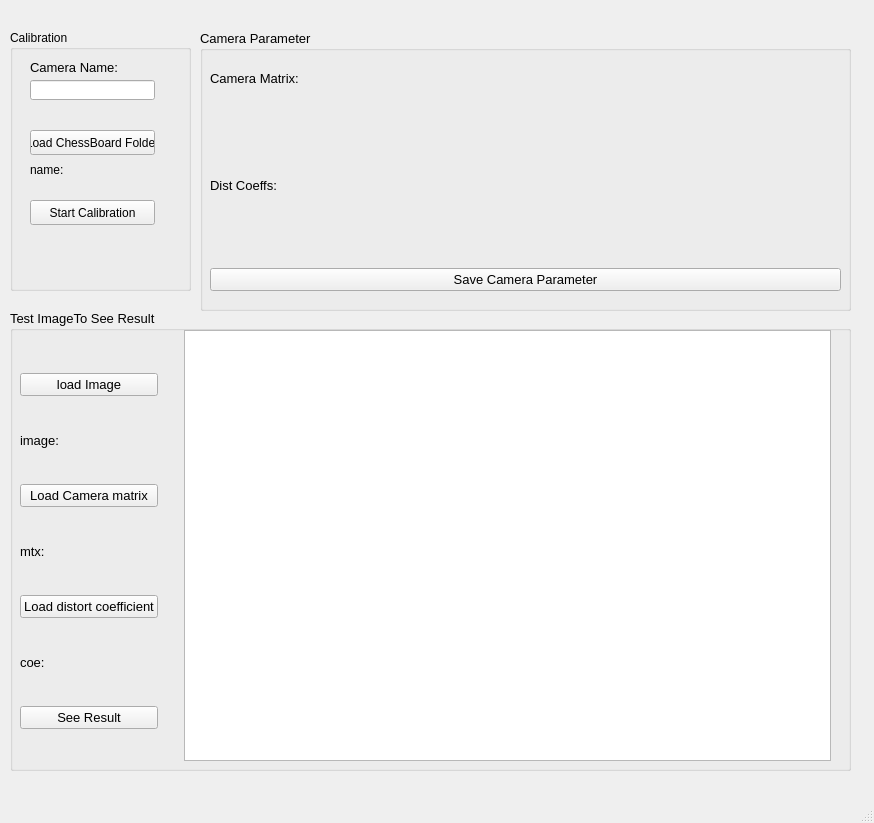
<?xml version="1.0" encoding="UTF-8"?>
<ui version="4.0">
 <class>MainWindow</class>
 <widget class="QMainWindow" name="MainWindow">
  <property name="geometry">
   <rect>
    <x>0</x>
    <y>0</y>
    <width>874</width>
    <height>823</height>
   </rect>
  </property>
  <property name="windowTitle">
   <string>MainWindow</string>
  </property>
  <widget class="QWidget" name="centralwidget">
   <widget class="QGroupBox" name="groupBox">
    <property name="geometry">
     <rect>
      <x>200</x>
      <y>30</y>
      <width>651</width>
      <height>281</height>
     </rect>
    </property>
    <property name="font">
     <font>
      <family>Arial</family>
      <pointsize>10</pointsize>
     </font>
    </property>
    <property name="title">
     <string>Camera Parameter</string>
    </property>
    <widget class="QWidget" name="verticalLayoutWidget">
     <property name="geometry">
      <rect>
       <x>10</x>
       <y>10</y>
       <width>631</width>
       <height>251</height>
      </rect>
     </property>
     <layout class="QVBoxLayout" name="verticalLayout">
      <property name="sizeConstraint">
       <enum>QLayout::SetMaximumSize</enum>
      </property>
      <property name="topMargin">
       <number>15</number>
      </property>
      <item>
       <widget class="QLabel" name="label">
        <property name="text">
         <string>Camera Matrix:</string>
        </property>
       </widget>
      </item>
      <item>
       <widget class="QLabel" name="mtx_label">
        <property name="font">
         <font>
          <family>Arial</family>
         </font>
        </property>
        <property name="text">
         <string/>
        </property>
       </widget>
      </item>
      <item>
       <widget class="QLabel" name="label_2">
        <property name="text">
         <string>Dist Coeffs:</string>
        </property>
       </widget>
      </item>
      <item>
       <widget class="QLabel" name="dist_label">
        <property name="text">
         <string/>
        </property>
       </widget>
      </item>
      <item>
       <widget class="QPushButton" name="save_btn">
        <property name="text">
         <string>Save Camera Parameter</string>
        </property>
       </widget>
      </item>
     </layout>
    </widget>
   </widget>
   <widget class="QGroupBox" name="groupBox_2">
    <property name="geometry">
     <rect>
      <x>10</x>
      <y>310</y>
      <width>841</width>
      <height>461</height>
     </rect>
    </property>
    <property name="font">
     <font>
      <family>Arial</family>
      <pointsize>10</pointsize>
      <weight>50</weight>
      <bold>false</bold>
     </font>
    </property>
    <property name="title">
     <string>Test ImageTo See Result</string>
    </property>
    <widget class="QWidget" name="horizontalLayoutWidget_3">
     <property name="geometry">
      <rect>
       <x>10</x>
       <y>20</y>
       <width>811</width>
       <height>431</height>
      </rect>
     </property>
     <layout class="QHBoxLayout" name="horizontalLayout_3">
      <property name="sizeConstraint">
       <enum>QLayout::SetNoConstraint</enum>
      </property>
      <item>
       <layout class="QVBoxLayout" name="verticalLayout_2">
        <property name="sizeConstraint">
         <enum>QLayout::SetNoConstraint</enum>
        </property>
        <property name="topMargin">
         <number>15</number>
        </property>
        <item>
         <widget class="QPushButton" name="img_btn">
          <property name="maximumSize">
           <size>
            <width>176</width>
            <height>16777215</height>
           </size>
          </property>
          <property name="text">
           <string>load Image</string>
          </property>
         </widget>
        </item>
        <item>
         <widget class="QLabel" name="img_label">
          <property name="maximumSize">
           <size>
            <width>160</width>
            <height>20</height>
           </size>
          </property>
          <property name="text">
           <string>image:</string>
          </property>
         </widget>
        </item>
        <item>
         <widget class="QPushButton" name="mtx_btn">
          <property name="maximumSize">
           <size>
            <width>160</width>
            <height>16777215</height>
           </size>
          </property>
          <property name="text">
           <string>Load Camera matrix</string>
          </property>
         </widget>
        </item>
        <item>
         <widget class="QLabel" name="mtx_file_label">
          <property name="maximumSize">
           <size>
            <width>160</width>
            <height>20</height>
           </size>
          </property>
          <property name="text">
           <string>mtx:</string>
          </property>
         </widget>
        </item>
        <item>
         <widget class="QPushButton" name="coef_btn">
          <property name="maximumSize">
           <size>
            <width>160</width>
            <height>16777215</height>
           </size>
          </property>
          <property name="text">
           <string>Load distort coefficient</string>
          </property>
         </widget>
        </item>
        <item>
         <widget class="QLabel" name="coe_file_label">
          <property name="maximumSize">
           <size>
            <width>160</width>
            <height>20</height>
           </size>
          </property>
          <property name="text">
           <string>coe:</string>
          </property>
         </widget>
        </item>
        <item>
         <widget class="QPushButton" name="result_btn">
          <property name="maximumSize">
           <size>
            <width>160</width>
            <height>16777215</height>
           </size>
          </property>
          <property name="text">
           <string>See Result</string>
          </property>
         </widget>
        </item>
       </layout>
      </item>
      <item>
       <spacer name="horizontalSpacer">
        <property name="orientation">
         <enum>Qt::Horizontal</enum>
        </property>
        <property name="sizeType">
         <enum>QSizePolicy::Preferred</enum>
        </property>
        <property name="sizeHint" stdset="0">
         <size>
          <width>20</width>
          <height>20</height>
         </size>
        </property>
       </spacer>
      </item>
      <item>
       <widget class="QGraphicsView" name="graphicsView">
        <property name="sizePolicy">
         <sizepolicy hsizetype="Expanding" vsizetype="Expanding">
          <horstretch>0</horstretch>
          <verstretch>0</verstretch>
         </sizepolicy>
        </property>
       </widget>
      </item>
     </layout>
    </widget>
   </widget>
   <widget class="QGroupBox" name="groupBox_3">
    <property name="geometry">
     <rect>
      <x>10</x>
      <y>30</y>
      <width>181</width>
      <height>261</height>
     </rect>
    </property>
    <property name="title">
     <string>Calibration</string>
    </property>
    <widget class="QLabel" name="label_3">
     <property name="geometry">
      <rect>
       <x>20</x>
       <y>30</y>
       <width>141</width>
       <height>15</height>
      </rect>
     </property>
     <property name="maximumSize">
      <size>
       <width>160</width>
       <height>15</height>
      </size>
     </property>
     <property name="font">
      <font>
       <family>Arial</family>
       <pointsize>10</pointsize>
      </font>
     </property>
     <property name="text">
      <string>Camera Name:</string>
     </property>
    </widget>
    <widget class="QPushButton" name="load_folder">
     <property name="geometry">
      <rect>
       <x>20</x>
       <y>100</y>
       <width>125</width>
       <height>25</height>
      </rect>
     </property>
     <property name="maximumSize">
      <size>
       <width>160</width>
       <height>25</height>
      </size>
     </property>
     <property name="text">
      <string>Load ChessBoard Folder</string>
     </property>
    </widget>
    <widget class="QLineEdit" name="camera_name">
     <property name="geometry">
      <rect>
       <x>20</x>
       <y>50</y>
       <width>125</width>
       <height>20</height>
      </rect>
     </property>
     <property name="maximumSize">
      <size>
       <width>160</width>
       <height>16777215</height>
      </size>
     </property>
    </widget>
    <widget class="QPushButton" name="calibration_btn">
     <property name="geometry">
      <rect>
       <x>20</x>
       <y>170</y>
       <width>125</width>
       <height>25</height>
      </rect>
     </property>
     <property name="maximumSize">
      <size>
       <width>160</width>
       <height>25</height>
      </size>
     </property>
     <property name="text">
      <string>Start Calibration</string>
     </property>
    </widget>
    <widget class="QLabel" name="folder_label">
     <property name="geometry">
      <rect>
       <x>20</x>
       <y>130</y>
       <width>138</width>
       <height>20</height>
      </rect>
     </property>
     <property name="maximumSize">
      <size>
       <width>160</width>
       <height>20</height>
      </size>
     </property>
     <property name="text">
      <string>name:</string>
     </property>
    </widget>
   </widget>
  </widget>
  <widget class="QStatusBar" name="statusbar"/>
 </widget>
 <resources/>
 <connections/>
</ui>
